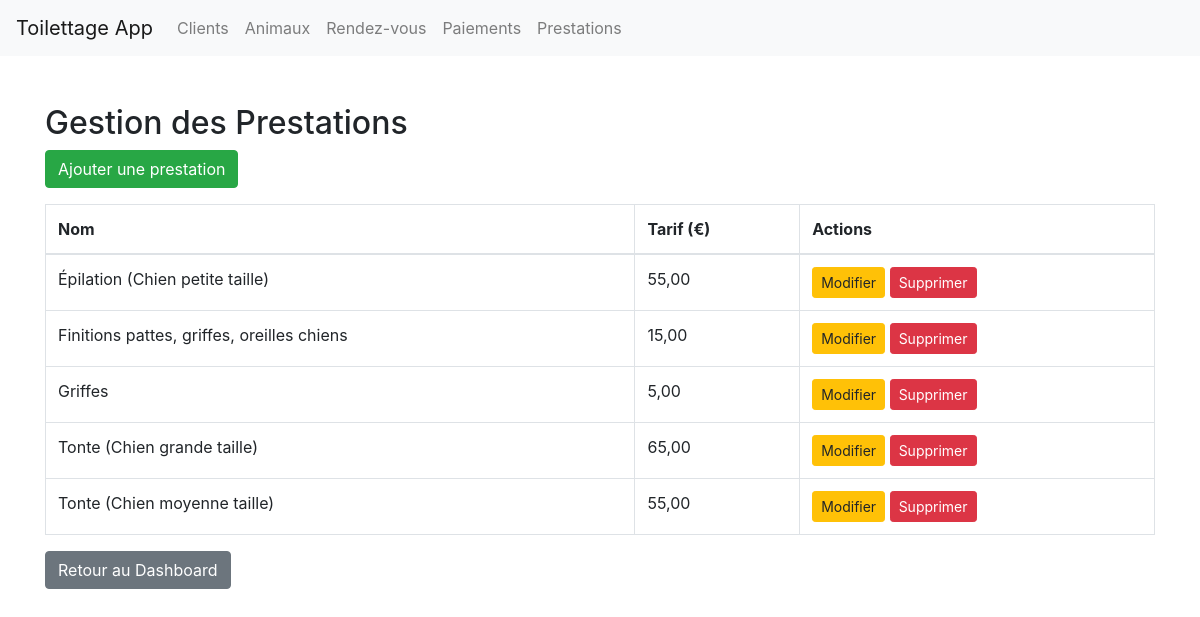
The app's page /pages/prestations.php with its own data.
### tables this page shows
CREATE TABLE IF NOT EXISTS `prestations` (
  `id_prestation` int NOT NULL AUTO_INCREMENT,
  `nom` varchar(100) NOT NULL,
  `tarif` decimal(8,2) NOT NULL,
  PRIMARY KEY (`id_prestation`)
);

### pages/prestations.php (the view, shortened to what this page needs)
<?php
include_once('includes/db.php');
$prestations = $pdo->query("SELECT * FROM prestations ORDER BY nom")->fetchAll();
?>
<!DOCTYPE html>
<html lang="fr">
<head>
    <link href="https://stackpath.bootstrapcdn.com/bootstrap/4.5.2/css/bootstrap.min.css" rel="stylesheet">
</head>
<body>
<?php include 'includes/header.php' ?>
    <div class="container mt-5">
        <h2>Gestion des Prestations</h2>
        <a href="index.php?page=ajouter_prestation" class="btn btn-success mb-3">Ajouter une prestation</a>
        <table class="table table-bordered">
            <thead>
                <tr>
                    <th>Nom</th>
                    <th>Tarif (€)</th>
                    <th>Actions</th>
                </tr>
            </thead>
            <tbody>
                <?php foreach ($prestations as $prestation): ?>
                    <tr>
                        <td><?= htmlspecialchars($prestation['nom']) ?></td>
                        <td><?= number_format($prestation['tarif'], 2, ',', ' ') ?></td>
                        <td>
                            <a href="index.php?page=modifier_prestation&id=<?= $prestation['id_prestation'] ?>" class="btn btn-warning btn-sm">Modifier</a>
                            <a href="index.php?page=supprimer_prestations&id=<?= $prestation['id_prestation'] ?>"
                                class="btn btn-danger btn-sm"
                                onclick="return confirm('Supprimer cette prestation ?')">Supprimer</a>
                        </td>
                    </tr>
                <?php endforeach; ?>
            </tbody>
        </table>
        <a href="index.php?page=dashboard" class="btn btn-secondary">Retour au Dashboard</a>
    </div>
</body>
</html>

### records on screen
prestations: nom "Épilation (Chien petite taille)", tarif "55,00"
prestations: nom "Finitions pattes, griffes, oreilles chiens", tarif "15,00"
prestations: nom "Griffes", tarif "5,00"
prestations: nom "Tonte (Chien grande taille)", tarif "65,00"
prestations: nom "Tonte (Chien moyenne taille)", tarif "55,00"
